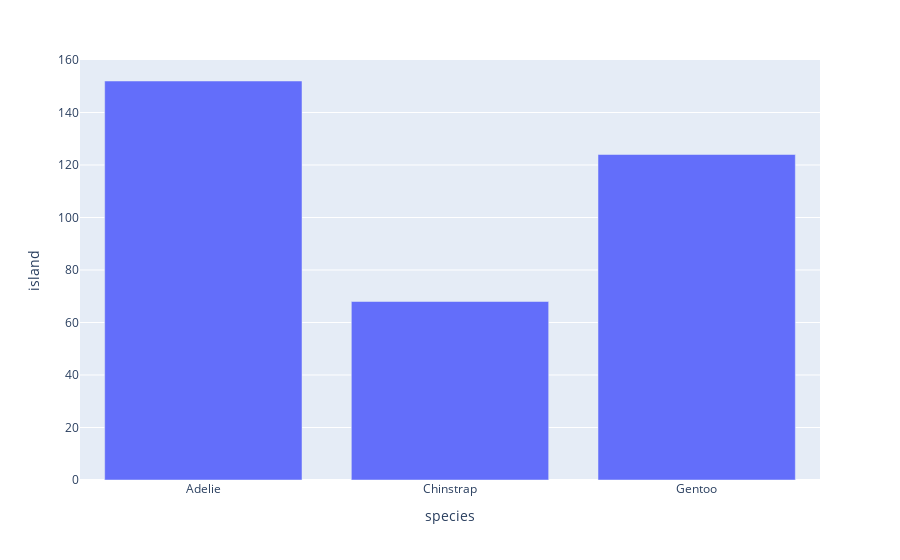

The cell this chart's notebook holds for it:
### Code cell
px.bar(data_frame=penguins.groupby('species',as_index=False).count(),x='species',y='island')

### Figure 1 — Plotly figure (JSON) as saved in the notebook; plotly's stock layout.template omitted (floating-point values rounded to 4 significant figures)
{"data": [{"alignmentgroup": "True", "hovertemplate": "species=%{x}<br>island=%{y}<extra></extra>", "legendgroup": "", "marker": {"color": "#636efa", "pattern": {"shape": ""}}, "name": "", "offsetgroup": "", "orientation": "v", "showlegend": false, "textposition": "auto", "type": "bar", "x": ["Adelie", "Chinstrap", "Gentoo"], "xaxis": "x", "y": [152, 68, 124], "yaxis": "y"}], "layout": {"barmode": "relative", "legend": {"tracegroupgap": 0}, "margin": {"t": 60}, "xaxis": {"anchor": "y", "domain": [0, 1], "title": {"text": "species"}}, "yaxis": {"anchor": "x", "domain": [0, 1], "title": {"text": "island"}}}}
